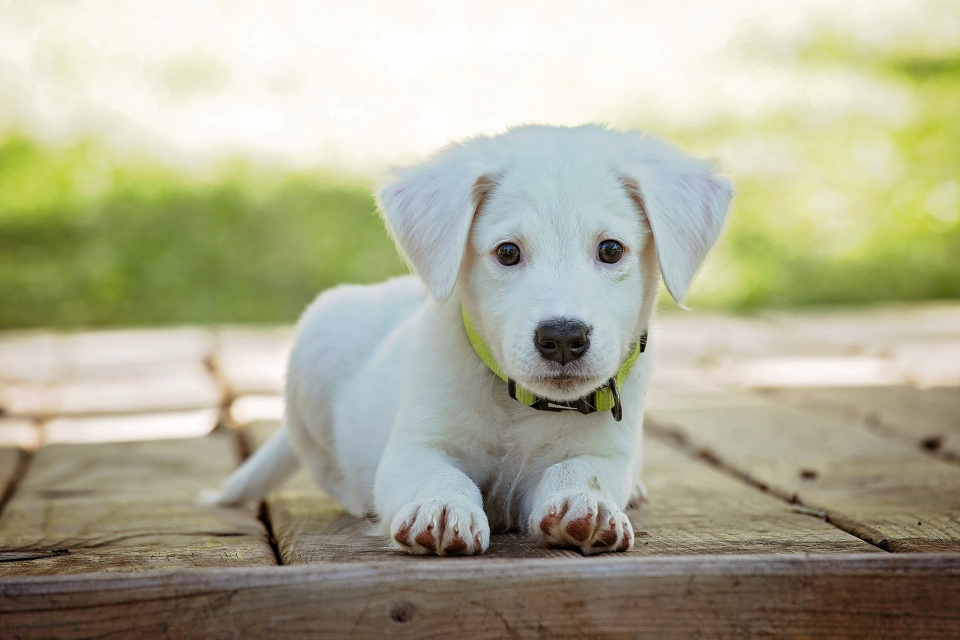
#> input picture opencv/sample02.jpg, 1920 x 1280 px (shown at 1/2 size)
$ python opencvSample01.py
#> lines starting #> are read from the running program, lines starting #| are printed output that depends on the picture
#opencvをimportする
import cv2
#画像を扱うので画像を取り込む
sample01 = cv2.imread('sample01.jpg')
sample02 = cv2.imread('sample02.jpg')
#> sample02 is the input picture: shape (1280, 1920, 3); mean B, G, R 149.2, 174, 174.7
sample03 = cv2.imread('sample03.jpg')
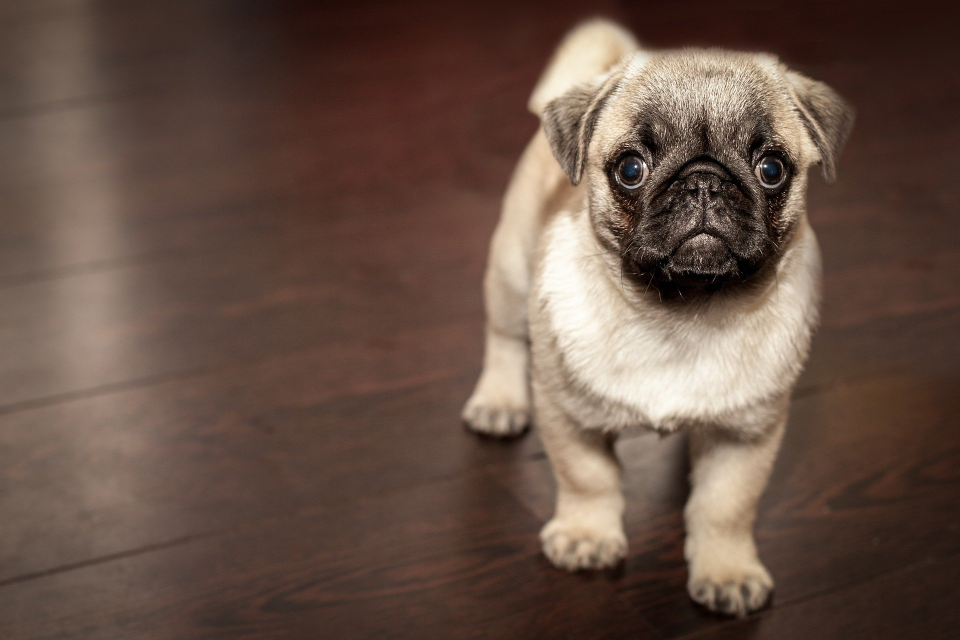
#> input picture opencv/sample03.jpg, 1920 x 1280 px (shown at 1/2 size)
#> sample03 is the input picture: shape (1280, 1920, 3); mean B, G, R 69.5, 80.8, 102.4
sample04 = cv2.imread('sample04.jpg')
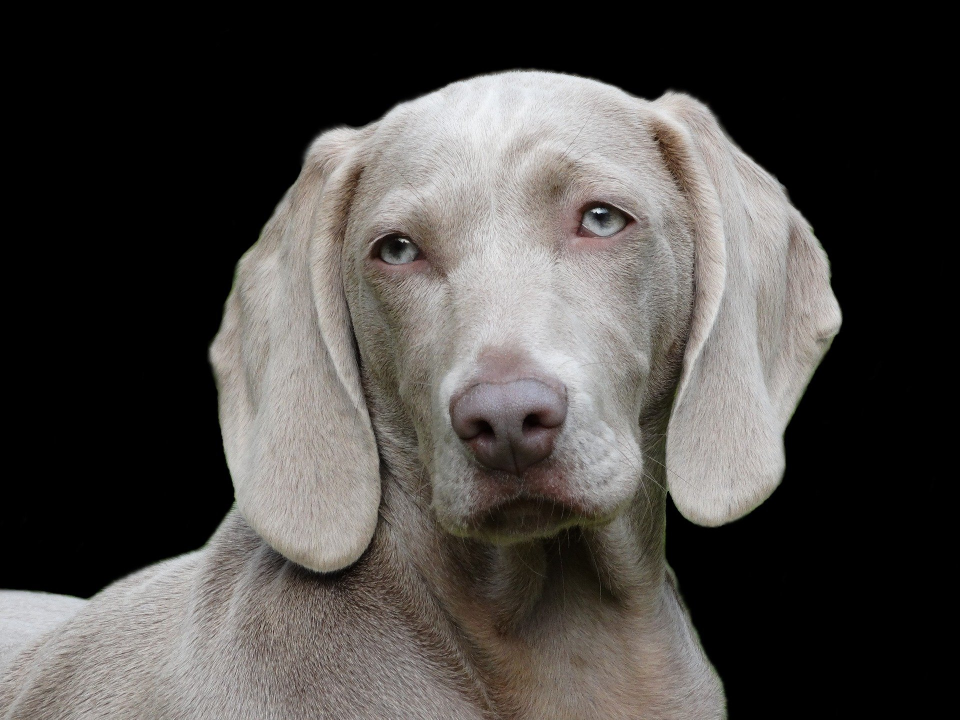
#> input picture opencv/sample04.jpg, 1920 x 1439 px (shown at 1/2 size)
#> sample04 is the input picture: shape (1439, 1920, 3); mean B, G, R 69, 71.7, 74.9
sample05 = cv2.imread('sample05.jpg')
#これで画像を扱うことができるようになった

img_size = (300,300)

#画像のサイズを変更する
#> (the run stopped early here; a loop or call above may not have finished)
